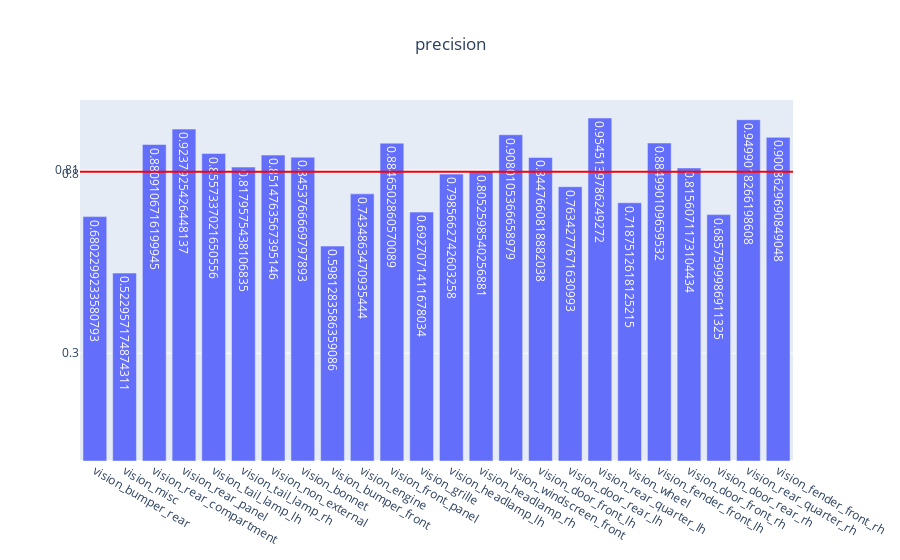

The notebook cell saved with this chart:
### Code cell
genVisMulitlabel(partEvalMetrics, "precision")

### Figure 1 — Plotly figure (JSON) as saved in the notebook; plotly's stock layout.template omitted (floating-point values rounded to 4 significant figures)
{"data": [{"text": [0.6802, 0.523, 0.8809, 0.9238, 0.8557, 0.818, 0.8515, 0.8454, 0.5981, 0.7435, 0.8847, 0.6927, 0.7986, 0.8053, 0.908, 0.8448, 0.7634, 0.9545, 0.7188, 0.885, 0.8156, 0.6858, 0.9499, 0.9009], "type": "bar", "x": ["vision_bumper_rear", "vision_misc", "vision_rear_compartment", "vision_rear_panel", "vision_tail_lamp_lh", "vision_tail_lamp_rh", "vision_non_external", "vision_bonnet", "vision_bumper_front", "vision_engine", "vision_front_panel", "vision_grille", "vision_headlamp_lh", "vision_headlamp_rh", "vision_windscreen_front", "vision_door_front_lh", "vision_door_rear_lh", "vision_rear_quarter_lh", "vision_wheel", "vision_fender_front_lh", "vision_door_front_rh", "vision_door_rear_rh", "vision_rear_quarter_rh", "vision_fender_front_rh"], "y": [0.6802, 0.523, 0.8809, 0.9238, 0.8557, 0.818, 0.8515, 0.8454, 0.5981, 0.7435, 0.8847, 0.6927, 0.7986, 0.8053, 0.908, 0.8448, 0.7634, 0.9545, 0.7188, 0.885, 0.8156, 0.6858, 0.9499, 0.9009]}], "layout": {"shapes": [{"line": {"color": "red", "width": 2}, "type": "line", "x0": 0, "x1": 1, "xref": "x domain", "y0": 0.8053, "y1": 0.8053, "yref": "y"}], "title": {"text": "precision", "x": 0.5}, "yaxis": {"tickmode": "array", "tickvals": ["0.81", 0.3, 0.8]}}}
